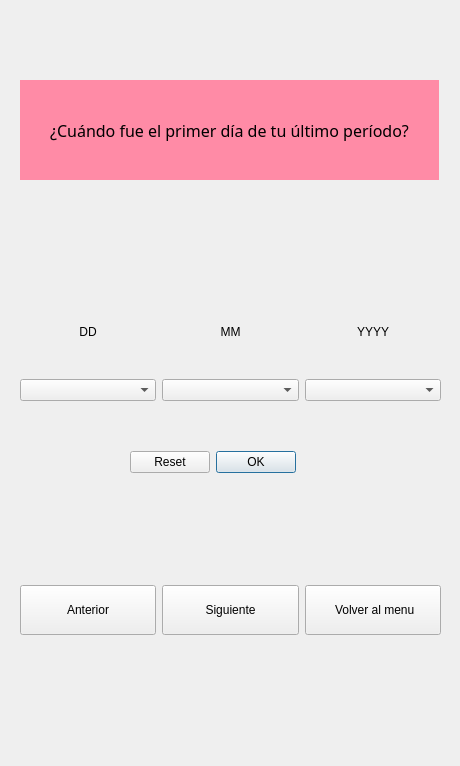
<?xml version="1.0" encoding="UTF-8"?>
<ui version="4.0">
 <class>DateInputDialog</class>
 <widget class="QWidget" name="DateInputDialog">
  <property name="geometry">
   <rect>
    <x>0</x>
    <y>0</y>
    <width>460</width>
    <height>766</height>
   </rect>
  </property>
  <property name="sizePolicy">
   <sizepolicy hsizetype="MinimumExpanding" vsizetype="Preferred">
    <horstretch>0</horstretch>
    <verstretch>0</verstretch>
   </sizepolicy>
  </property>
  <property name="minimumSize">
   <size>
    <width>460</width>
    <height>766</height>
   </size>
  </property>
  <property name="maximumSize">
   <size>
    <width>460</width>
    <height>16777215</height>
   </size>
  </property>
  <property name="windowTitle">
   <string>Form</string>
  </property>
  <widget class="QLabel" name="dateQuestionLabel">
   <property name="geometry">
    <rect>
     <x>20</x>
     <y>80</y>
     <width>419</width>
     <height>100</height>
    </rect>
   </property>
   <property name="maximumSize">
    <size>
     <width>500</width>
     <height>100</height>
    </size>
   </property>
   <property name="palette">
    <palette>
     <active>
      <colorrole role="WindowText">
       <brush brushstyle="SolidPattern">
        <color alpha="255">
         <red>0</red>
         <green>0</green>
         <blue>0</blue>
        </color>
       </brush>
      </colorrole>
      <colorrole role="Button">
       <brush brushstyle="SolidPattern">
        <color alpha="255">
         <red>255</red>
         <green>139</green>
         <blue>166</blue>
        </color>
       </brush>
      </colorrole>
      <colorrole role="Light">
       <brush brushstyle="SolidPattern">
        <color alpha="255">
         <red>255</red>
         <green>255</green>
         <blue>255</blue>
        </color>
       </brush>
      </colorrole>
      <colorrole role="Midlight">
       <brush brushstyle="SolidPattern">
        <color alpha="255">
         <red>255</red>
         <green>197</green>
         <blue>210</blue>
        </color>
       </brush>
      </colorrole>
      <colorrole role="Dark">
       <brush brushstyle="SolidPattern">
        <color alpha="255">
         <red>127</red>
         <green>69</green>
         <blue>83</blue>
        </color>
       </brush>
      </colorrole>
      <colorrole role="Mid">
       <brush brushstyle="SolidPattern">
        <color alpha="255">
         <red>170</red>
         <green>93</green>
         <blue>111</blue>
        </color>
       </brush>
      </colorrole>
      <colorrole role="Text">
       <brush brushstyle="SolidPattern">
        <color alpha="255">
         <red>0</red>
         <green>0</green>
         <blue>0</blue>
        </color>
       </brush>
      </colorrole>
      <colorrole role="BrightText">
       <brush brushstyle="SolidPattern">
        <color alpha="255">
         <red>255</red>
         <green>255</green>
         <blue>255</blue>
        </color>
       </brush>
      </colorrole>
      <colorrole role="ButtonText">
       <brush brushstyle="SolidPattern">
        <color alpha="255">
         <red>0</red>
         <green>0</green>
         <blue>0</blue>
        </color>
       </brush>
      </colorrole>
      <colorrole role="Base">
       <brush brushstyle="SolidPattern">
        <color alpha="255">
         <red>255</red>
         <green>255</green>
         <blue>255</blue>
        </color>
       </brush>
      </colorrole>
      <colorrole role="Window">
       <brush brushstyle="SolidPattern">
        <color alpha="255">
         <red>255</red>
         <green>139</green>
         <blue>166</blue>
        </color>
       </brush>
      </colorrole>
      <colorrole role="Shadow">
       <brush brushstyle="SolidPattern">
        <color alpha="255">
         <red>0</red>
         <green>0</green>
         <blue>0</blue>
        </color>
       </brush>
      </colorrole>
      <colorrole role="AlternateBase">
       <brush brushstyle="SolidPattern">
        <color alpha="255">
         <red>255</red>
         <green>197</green>
         <blue>210</blue>
        </color>
       </brush>
      </colorrole>
      <colorrole role="ToolTipBase">
       <brush brushstyle="SolidPattern">
        <color alpha="255">
         <red>255</red>
         <green>255</green>
         <blue>220</blue>
        </color>
       </brush>
      </colorrole>
      <colorrole role="ToolTipText">
       <brush brushstyle="SolidPattern">
        <color alpha="255">
         <red>0</red>
         <green>0</green>
         <blue>0</blue>
        </color>
       </brush>
      </colorrole>
      <colorrole role="PlaceholderText">
       <brush brushstyle="SolidPattern">
        <color alpha="127">
         <red>0</red>
         <green>0</green>
         <blue>0</blue>
        </color>
       </brush>
      </colorrole>
      <colorrole role="Accent">
       <brush brushstyle="SolidPattern">
        <color alpha="255">
         <red>255</red>
         <green>255</green>
         <blue>255</blue>
        </color>
       </brush>
      </colorrole>
     </active>
     <inactive>
      <colorrole role="WindowText">
       <brush brushstyle="SolidPattern">
        <color alpha="255">
         <red>0</red>
         <green>0</green>
         <blue>0</blue>
        </color>
       </brush>
      </colorrole>
      <colorrole role="Button">
       <brush brushstyle="SolidPattern">
        <color alpha="255">
         <red>255</red>
         <green>139</green>
         <blue>166</blue>
        </color>
       </brush>
      </colorrole>
      <colorrole role="Light">
       <brush brushstyle="SolidPattern">
        <color alpha="255">
         <red>255</red>
         <green>255</green>
         <blue>255</blue>
        </color>
       </brush>
      </colorrole>
      <colorrole role="Midlight">
       <brush brushstyle="SolidPattern">
        <color alpha="255">
         <red>255</red>
         <green>197</green>
         <blue>210</blue>
        </color>
       </brush>
      </colorrole>
      <colorrole role="Dark">
       <brush brushstyle="SolidPattern">
        <color alpha="255">
         <red>127</red>
         <green>69</green>
         <blue>83</blue>
        </color>
       </brush>
      </colorrole>
      <colorrole role="Mid">
       <brush brushstyle="SolidPattern">
        <color alpha="255">
         <red>170</red>
         <green>93</green>
         <blue>111</blue>
        </color>
       </brush>
      </colorrole>
      <colorrole role="Text">
       <brush brushstyle="SolidPattern">
        <color alpha="255">
         <red>0</red>
         <green>0</green>
         <blue>0</blue>
        </color>
       </brush>
      </colorrole>
      <colorrole role="BrightText">
       <brush brushstyle="SolidPattern">
        <color alpha="255">
         <red>255</red>
         <green>255</green>
         <blue>255</blue>
        </color>
       </brush>
      </colorrole>
      <colorrole role="ButtonText">
       <brush brushstyle="SolidPattern">
        <color alpha="255">
         <red>0</red>
         <green>0</green>
         <blue>0</blue>
        </color>
       </brush>
      </colorrole>
      <colorrole role="Base">
       <brush brushstyle="SolidPattern">
        <color alpha="255">
         <red>255</red>
         <green>255</green>
         <blue>255</blue>
        </color>
       </brush>
      </colorrole>
      <colorrole role="Window">
       <brush brushstyle="SolidPattern">
        <color alpha="255">
         <red>255</red>
         <green>139</green>
         <blue>166</blue>
        </color>
       </brush>
      </colorrole>
      <colorrole role="Shadow">
       <brush brushstyle="SolidPattern">
        <color alpha="255">
         <red>0</red>
         <green>0</green>
         <blue>0</blue>
        </color>
       </brush>
      </colorrole>
      <colorrole role="AlternateBase">
       <brush brushstyle="SolidPattern">
        <color alpha="255">
         <red>255</red>
         <green>197</green>
         <blue>210</blue>
        </color>
       </brush>
      </colorrole>
      <colorrole role="ToolTipBase">
       <brush brushstyle="SolidPattern">
        <color alpha="255">
         <red>255</red>
         <green>255</green>
         <blue>220</blue>
        </color>
       </brush>
      </colorrole>
      <colorrole role="ToolTipText">
       <brush brushstyle="SolidPattern">
        <color alpha="255">
         <red>0</red>
         <green>0</green>
         <blue>0</blue>
        </color>
       </brush>
      </colorrole>
      <colorrole role="PlaceholderText">
       <brush brushstyle="SolidPattern">
        <color alpha="127">
         <red>0</red>
         <green>0</green>
         <blue>0</blue>
        </color>
       </brush>
      </colorrole>
      <colorrole role="Accent">
       <brush brushstyle="SolidPattern">
        <color alpha="255">
         <red>255</red>
         <green>255</green>
         <blue>255</blue>
        </color>
       </brush>
      </colorrole>
     </inactive>
     <disabled>
      <colorrole role="WindowText">
       <brush brushstyle="SolidPattern">
        <color alpha="255">
         <red>127</red>
         <green>69</green>
         <blue>83</blue>
        </color>
       </brush>
      </colorrole>
      <colorrole role="Button">
       <brush brushstyle="SolidPattern">
        <color alpha="255">
         <red>255</red>
         <green>139</green>
         <blue>166</blue>
        </color>
       </brush>
      </colorrole>
      <colorrole role="Light">
       <brush brushstyle="SolidPattern">
        <color alpha="255">
         <red>255</red>
         <green>255</green>
         <blue>255</blue>
        </color>
       </brush>
      </colorrole>
      <colorrole role="Midlight">
       <brush brushstyle="SolidPattern">
        <color alpha="255">
         <red>255</red>
         <green>197</green>
         <blue>210</blue>
        </color>
       </brush>
      </colorrole>
      <colorrole role="Dark">
       <brush brushstyle="SolidPattern">
        <color alpha="255">
         <red>127</red>
         <green>69</green>
         <blue>83</blue>
        </color>
       </brush>
      </colorrole>
      <colorrole role="Mid">
       <brush brushstyle="SolidPattern">
        <color alpha="255">
         <red>170</red>
         <green>93</green>
         <blue>111</blue>
        </color>
       </brush>
      </colorrole>
      <colorrole role="Text">
       <brush brushstyle="SolidPattern">
        <color alpha="255">
         <red>127</red>
         <green>69</green>
         <blue>83</blue>
        </color>
       </brush>
      </colorrole>
      <colorrole role="BrightText">
       <brush brushstyle="SolidPattern">
        <color alpha="255">
         <red>255</red>
         <green>255</green>
         <blue>255</blue>
        </color>
       </brush>
      </colorrole>
      <colorrole role="ButtonText">
       <brush brushstyle="SolidPattern">
        <color alpha="255">
         <red>127</red>
         <green>69</green>
         <blue>83</blue>
        </color>
       </brush>
      </colorrole>
      <colorrole role="Base">
       <brush brushstyle="SolidPattern">
        <color alpha="255">
         <red>255</red>
         <green>139</green>
         <blue>166</blue>
        </color>
       </brush>
      </colorrole>
      <colorrole role="Window">
       <brush brushstyle="SolidPattern">
        <color alpha="255">
         <red>255</red>
         <green>139</green>
         <blue>166</blue>
        </color>
       </brush>
      </colorrole>
      <colorrole role="Shadow">
       <brush brushstyle="SolidPattern">
        <color alpha="255">
         <red>0</red>
         <green>0</green>
         <blue>0</blue>
        </color>
       </brush>
      </colorrole>
      <colorrole role="AlternateBase">
       <brush brushstyle="SolidPattern">
        <color alpha="255">
         <red>255</red>
         <green>139</green>
         <blue>166</blue>
        </color>
       </brush>
      </colorrole>
      <colorrole role="ToolTipBase">
       <brush brushstyle="SolidPattern">
        <color alpha="255">
         <red>255</red>
         <green>255</green>
         <blue>220</blue>
        </color>
       </brush>
      </colorrole>
      <colorrole role="ToolTipText">
       <brush brushstyle="SolidPattern">
        <color alpha="255">
         <red>0</red>
         <green>0</green>
         <blue>0</blue>
        </color>
       </brush>
      </colorrole>
      <colorrole role="PlaceholderText">
       <brush brushstyle="SolidPattern">
        <color alpha="127">
         <red>127</red>
         <green>69</green>
         <blue>83</blue>
        </color>
       </brush>
      </colorrole>
      <colorrole role="Accent">
       <brush brushstyle="SolidPattern">
        <color alpha="255">
         <red>255</red>
         <green>215</green>
         <blue>225</blue>
        </color>
       </brush>
      </colorrole>
     </disabled>
    </palette>
   </property>
   <property name="font">
    <font>
     <family>Arial Rounded MT Bold</family>
     <pointsize>12</pointsize>
     <bold>false</bold>
    </font>
   </property>
   <property name="cursor">
    <cursorShape>PointingHandCursor</cursorShape>
   </property>
   <property name="mouseTracking">
    <bool>false</bool>
   </property>
   <property name="tabletTracking">
    <bool>false</bool>
   </property>
   <property name="contextMenuPolicy">
    <enum>Qt::PreventContextMenu</enum>
   </property>
   <property name="statusTip">
    <string/>
   </property>
   <property name="layoutDirection">
    <enum>Qt::LeftToRight</enum>
   </property>
   <property name="autoFillBackground">
    <bool>true</bool>
   </property>
   <property name="styleSheet">
    <string notr="true"/>
   </property>
   <property name="text">
    <string>¿Cuándo fue el primer día de tu último período?</string>
   </property>
   <property name="scaledContents">
    <bool>true</bool>
   </property>
   <property name="alignment">
    <set>Qt::AlignCenter</set>
   </property>
   <property name="wordWrap">
    <bool>true</bool>
   </property>
  </widget>
  <widget class="QWidget" name="horizontalLayoutWidget">
   <property name="geometry">
    <rect>
     <x>20</x>
     <y>560</y>
     <width>421</width>
     <height>101</height>
    </rect>
   </property>
   <property name="cursor">
    <cursorShape>PointingHandCursor</cursorShape>
   </property>
   <property name="mouseTracking">
    <bool>false</bool>
   </property>
   <property name="autoFillBackground">
    <bool>true</bool>
   </property>
   <layout class="QHBoxLayout" name="horizontalLayout">
    <item>
     <widget class="QPushButton" name="BotonAnterior_2">
      <property name="maximumSize">
       <size>
        <width>16777215</width>
        <height>50</height>
       </size>
      </property>
      <property name="cursor">
       <cursorShape>PointingHandCursor</cursorShape>
      </property>
      <property name="mouseTracking">
       <bool>false</bool>
      </property>
      <property name="autoFillBackground">
       <bool>false</bool>
      </property>
      <property name="styleSheet">
       <string notr="true"/>
      </property>
      <property name="text">
       <string>Anterior</string>
      </property>
      <property name="icon">
       <iconset>
        <normaloff>:/images/images/Anterior.png</normaloff>:/images/images/Anterior.png</iconset>
      </property>
     </widget>
    </item>
    <item>
     <widget class="QPushButton" name="BotonSiguiente_2">
      <property name="maximumSize">
       <size>
        <width>16777215</width>
        <height>50</height>
       </size>
      </property>
      <property name="cursor">
       <cursorShape>PointingHandCursor</cursorShape>
      </property>
      <property name="mouseTracking">
       <bool>false</bool>
      </property>
      <property name="autoFillBackground">
       <bool>false</bool>
      </property>
      <property name="styleSheet">
       <string notr="true"/>
      </property>
      <property name="text">
       <string>Siguiente</string>
      </property>
      <property name="icon">
       <iconset>
        <normaloff>:/images/images/Siguiente.png</normaloff>:/images/images/Siguiente.png</iconset>
      </property>
     </widget>
    </item>
    <item>
     <widget class="QPushButton" name="botonVolver_2">
      <property name="maximumSize">
       <size>
        <width>16777215</width>
        <height>50</height>
       </size>
      </property>
      <property name="cursor">
       <cursorShape>PointingHandCursor</cursorShape>
      </property>
      <property name="mouseTracking">
       <bool>false</bool>
      </property>
      <property name="autoFillBackground">
       <bool>false</bool>
      </property>
      <property name="styleSheet">
       <string notr="true"/>
      </property>
      <property name="text">
       <string> Volver al menu</string>
      </property>
      <property name="icon">
       <iconset>
        <normaloff>:/images/images/Menu.png</normaloff>:/images/images/Menu.png</iconset>
      </property>
     </widget>
    </item>
   </layout>
  </widget>
  <widget class="QWidget" name="gridLayoutWidget">
   <property name="geometry">
    <rect>
     <x>20</x>
     <y>290</y>
     <width>421</width>
     <height>111</height>
    </rect>
   </property>
   <property name="cursor">
    <cursorShape>PointingHandCursor</cursorShape>
   </property>
   <property name="mouseTracking">
    <bool>false</bool>
   </property>
   <property name="autoFillBackground">
    <bool>true</bool>
   </property>
   <layout class="QGridLayout" name="gridLayout_3">
    <item row="0" column="1">
     <widget class="QLabel" name="label_4">
      <property name="cursor">
       <cursorShape>PointingHandCursor</cursorShape>
      </property>
      <property name="mouseTracking">
       <bool>false</bool>
      </property>
      <property name="autoFillBackground">
       <bool>true</bool>
      </property>
      <property name="text">
       <string>MM</string>
      </property>
      <property name="alignment">
       <set>Qt::AlignCenter</set>
      </property>
     </widget>
    </item>
    <item row="0" column="0">
     <widget class="QLabel" name="label_5">
      <property name="cursor">
       <cursorShape>PointingHandCursor</cursorShape>
      </property>
      <property name="mouseTracking">
       <bool>false</bool>
      </property>
      <property name="autoFillBackground">
       <bool>true</bool>
      </property>
      <property name="text">
       <string>DD</string>
      </property>
      <property name="alignment">
       <set>Qt::AlignCenter</set>
      </property>
     </widget>
    </item>
    <item row="2" column="0">
     <widget class="QComboBox" name="dayComboBox_2">
      <property name="cursor">
       <cursorShape>PointingHandCursor</cursorShape>
      </property>
      <property name="mouseTracking">
       <bool>false</bool>
      </property>
      <property name="autoFillBackground">
       <bool>true</bool>
      </property>
     </widget>
    </item>
    <item row="2" column="2">
     <widget class="QComboBox" name="yearComboBox_2">
      <property name="cursor">
       <cursorShape>PointingHandCursor</cursorShape>
      </property>
      <property name="mouseTracking">
       <bool>false</bool>
      </property>
      <property name="autoFillBackground">
       <bool>true</bool>
      </property>
     </widget>
    </item>
    <item row="2" column="1">
     <widget class="QComboBox" name="monthComboBox_2">
      <property name="cursor">
       <cursorShape>PointingHandCursor</cursorShape>
      </property>
      <property name="mouseTracking">
       <bool>false</bool>
      </property>
      <property name="autoFillBackground">
       <bool>true</bool>
      </property>
     </widget>
    </item>
    <item row="0" column="2">
     <widget class="QLabel" name="label_6">
      <property name="cursor">
       <cursorShape>PointingHandCursor</cursorShape>
      </property>
      <property name="mouseTracking">
       <bool>false</bool>
      </property>
      <property name="autoFillBackground">
       <bool>true</bool>
      </property>
      <property name="text">
       <string>YYYY</string>
      </property>
      <property name="alignment">
       <set>Qt::AlignCenter</set>
      </property>
     </widget>
    </item>
   </layout>
  </widget>
  <widget class="QDialogButtonBox" name="buttonBox">
   <property name="geometry">
    <rect>
     <x>130</x>
     <y>450</y>
     <width>166</width>
     <height>24</height>
    </rect>
   </property>
   <property name="standardButtons">
    <set>QDialogButtonBox::Ok|QDialogButtonBox::Reset</set>
   </property>
  </widget>
 </widget>
 <resources/>
 <connections/>
</ui>
